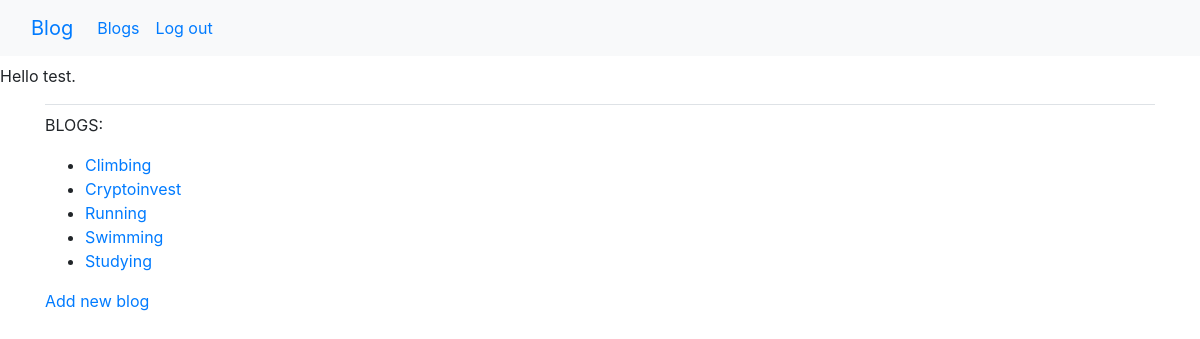
The app's page /blogs/ (signed in), older data.
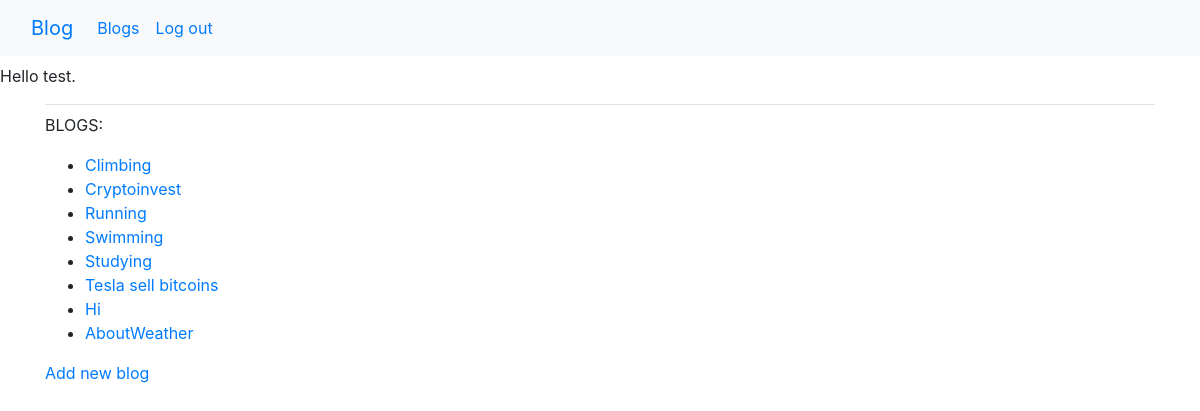
The same page, newer data.
### blog/models.py (models this page shows)
class BlogPost(models.Model):
    text = models.CharField(max_length=200) # for store names max length 200
    owner = models.ForeignKey(User, on_delete=models.CASCADE)
    date_added = models.DateTimeField(auto_now_add=True) # for time when user create a blogPOST
    def __str__(self): # return name of the blogpost
        return self.text

### blog/views.py (the view)
# urls.py: path('blogs/', views.blogs, name='blogs'), # view all blogs
@login_required
def blogs(request):
    blogs = BlogPost.objects.filter(owner=request.user).order_by('date_added')
    context = {'blogs': blogs}
    return render(request, 'blog/blogs.html', context)

### blog/templates/blog/blogs.html
{% extends "blog/base.html" %}
{% block content %}
    <p>BLOGS:</p>
    <ul>
        {% for blog in blogs %}
        <li>
            <a href="{% url 'blog:blog' blog.id %}"> {{ blog }} </a>
        </li>
        {% empty %}
        <li>topic have been added yet.</li>
        {% endfor %}
    </ul>
    <a href="{% url 'blog:new_blog' %}"> Add new blog</a>
{% endblock content %}

### blog/templates/blog/base.html (shortened to what this page needs)
{% load bootstrap4 %}
<!doctype html>
<html lang='en'>
    <head>
        {% bootstrap_css %}
    </head>
    <body>
        <nav class="navbar navbar-expand-lg bg-light">
            <div class="container-fluid">
            <a class="navbar-brand" href="{% url 'blog:index' %}">Blog</a>
            <div class="collapse navbar-collapse" id="navbarSupportedContent">
                <ul class="navbar-nav me-auto mb-2 mb-lg-0">
                <li class="nav-item">
                    <a class="nav-link" href="{% url 'blog:blogs' %}">Blogs</a>
                </li>
                <ul class="navbar-nav ml-auto">
                    {% if user.is_authenticated %}
                        <li class="nav-item">
                            <a class="nav-link" href="{% url 'users:logout' %}">Log out</a>
                        </li>
                    {% endif %}
                </ul>
            </div>
        </nav>
        {% if user.is_authenticated %}
        <span class="navbar-text"> Hello {{ user.username }}.</span>
        {% endif %}
        <main role="main" class="container">
            <div class="pb-2 mb-2 border-bottom">
            </div>
            <div>
                {% block content %} {% endblock content %}
            </div>
        </main>
    </body>
</html>

Row changes from the older to the newer data that the page shows:
added BlogPost: text "Tesla sell bitcoins"
added BlogPost: text "Hi"
added BlogPost: text "AboutWeather"
